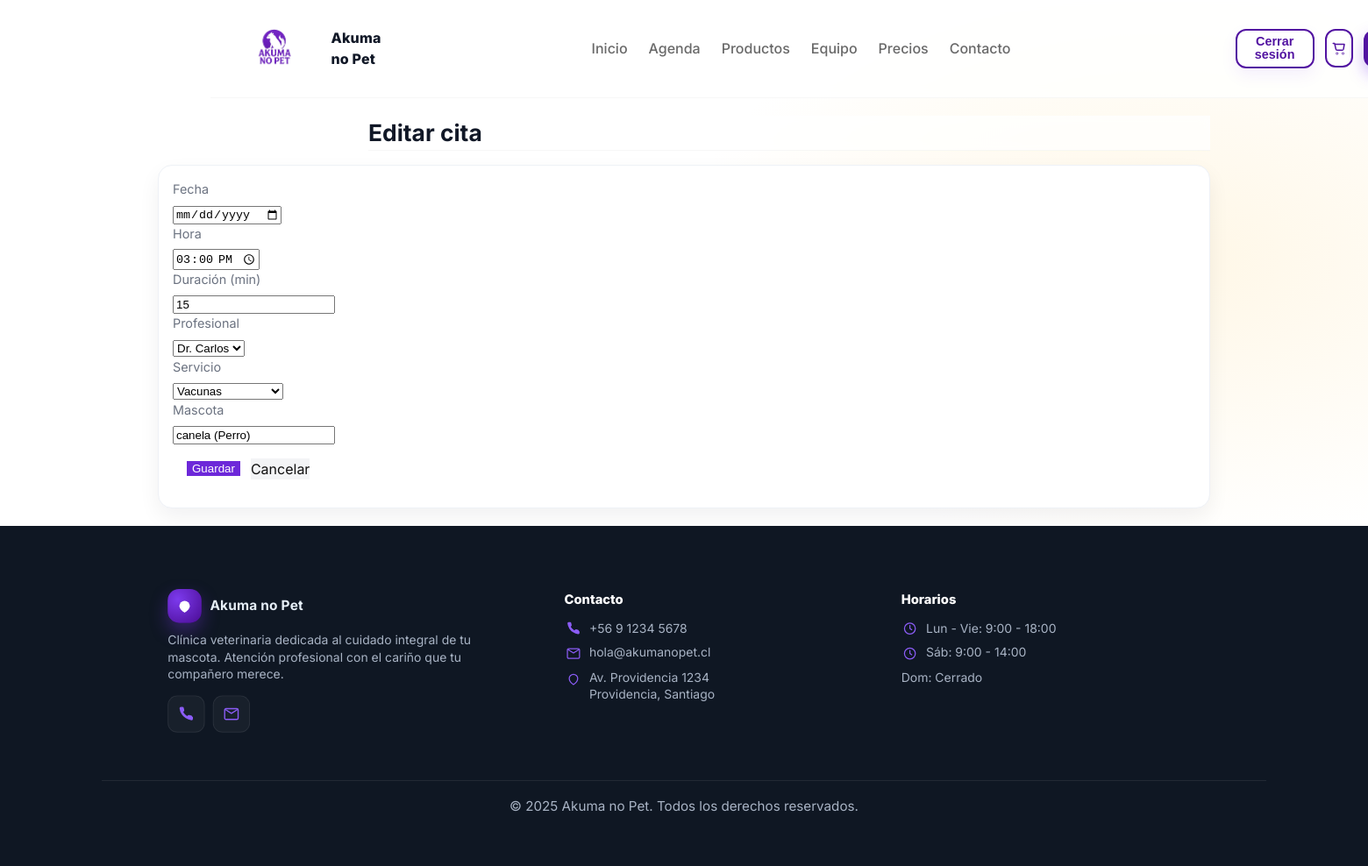
/agenda/40/editar/ (signed in), run on the app's committed database.
### agenda/models.py (models this page shows, shortened)
class Cita(models.Model):
    fecha = models.DateField()
    hora = models.TimeField()
    duracion_min = models.PositiveIntegerField(default=30)
    nombre_cliente = models.CharField(max_length=120, blank=True, default="")
    email_contacto = models.EmailField(blank=True, default="")
    whatsapp_contacto = models.CharField(max_length=30, blank=True, default="")
    recuerda_mail = models.BooleanField(default=True)
    recuerda_wa = models.BooleanField(default=False)
    recordatorio_mail_enviado = models.DateTimeField(null=True, blank=True)
    recordatorio_wa_enviado = models.DateTimeField(null=True, blank=True)
    profesional = models.ForeignKey(
        Profesional, on_delete=models.CASCADE, related_name="citas"
    )
    servicio = models.ForeignKey(
        Servicio, on_delete=models.PROTECT, related_name="citas"
    )
    mascota = models.CharField(max_length=120)  # ej: "Luna (Perro)"
    cliente = models.ForeignKey(
        settings.AUTH_USER_MODEL, null=True, blank=True, on_delete=models.SET_NULL
    )
    creado = models.DateTimeField(auto_now_add=True)
    class Meta:
        ordering = ["fecha", "hora"]
        indexes = [models.Index(fields=["fecha", "profesional"])]
        constraints = [
            models.UniqueConstraint(
                fields=["fecha", "hora", "profesional"],
                name="uniq_cita_por_profesional_fecha_hora",
            )
        ]
        verbose_name = "Cita"
        verbose_name_plural = "Citas"

### agenda/views.py (the view)
# urls.py: path("<int:pk>/editar/", views.editar, name="editar"),     # solo staff
@solo_staff
def editar(request, pk: int):
    cita = get_object_or_404(Cita, pk=pk)
    if request.method == "POST":
        form = CitaForm(request.POST, instance=cita)
        if form.is_valid():
            c = form.save()
            return redirect(f"{reverse('agenda:lista')}?mode=day&day={c.fecha.isoformat()}")
    else:
        form = CitaForm(instance=cita)
    return render(
        request,
        "agenda/cita_form.html",
        {"form": form, "titulo": "Editar cita", "today": timezone.localdate().isoformat()},
    )

### agenda/views.py
class CitaForm(forms.ModelForm):
    class Meta:
        model = Cita
        fields = [
            "fecha",
            "hora",
            "duracion_min",
            "profesional",
            "servicio",
            "mascota",
            "nombre_cliente",
            "email_contacto",
            "whatsapp_contacto",
            "recuerda_mail",
            "recuerda_wa",
        ]
        widgets = {
            "fecha": forms.DateInput(attrs={"type": "date"}),
            "hora": forms.TimeInput(attrs={"type": "time"}),
        }

### agenda/models.py (called while the page is built)
    def __str__(self):
        return self.nombre

    def __str__(self):
        return self.nombre

### agenda/views.py (called while the page is built)
def es_staff_clinica(u):
    return u.is_authenticated and (
        u.is_staff
        or u.groups.filter(name__in=["Veterinarios", "Recepcion"]).exists()
    )

### carrito/context_processors.py (called while the page is built, shortened)
def cart_context(request):
    cart = request.session.get("cart", {}) or {}
    count = 0
    total = 0
    return {
        "cart_count": count,
        "cart_total": total,
    }

### Fase 2/Evidencias Proyecto/AKUMANOPET/agenda/templates/agenda/cita_form.html (shortened to what this page needs)
{% extends "main/base.html" %}
{% load static %}
{% block contenido %}
<link rel="stylesheet" href="{% static 'agenda/css/styles.css' %}">
<main class="page">
  <header class="page-head">
    <h1>{{ titulo|default:"Cita" }}</h1>
  </header>
  <section class="card form-wrap">
    <form method="post" novalidate class="form-grid">
      <div class="field">
        <label for="{{ form.fecha.id_for_label }}">Fecha</label>
        {{ form.fecha }}
      </div>
      <div class="field">
        <label for="{{ form.hora.id_for_label }}">Hora</label>
        {{ form.hora }}
      </div>
      <div class="field">
        <label for="{{ form.duracion_min.id_for_label }}">Duración (min)</label>
        {{ form.duracion_min }}
      </div>
      <div class="field">
        <label for="{{ form.profesional.id_for_label }}">Profesional</label>
        {{ form.profesional }}
      </div>
      <div class="field">
        <label for="{{ form.servicio.id_for_label }}">Servicio</label>
        {{ form.servicio }}
      </div>
      <div class="field col-2">
        <label for="{{ form.mascota.id_for_label }}">Mascota</label>
        {{ form.mascota }}
      </div>
      <div class="actions col-2">
        <button type="submit" class="btn-primary">Guardar</button>
        <a class="btn-ghost"
           href="{% url 'agenda:lista' %}?mode=day&day={{ form.initial.fecha|default:form.instance.fecha|default:today|date:'Y-m-d' }}">
          Cancelar
        </a>
      </div>
    </form>
  </section>
</main>
{% endblock %}

### static/css/styles.css (style rules this page uses)
a { color: inherit; text-decoration: none; }
header { position: sticky; top: 0; z-index: 50; background: rgba(255,255,255,.8); backdrop-filter: saturate(180%) blur(6px); border-bottom: 1px solid rgba(0,0,0,.03); }
.actions { display: flex; align-items: center; gap: .75rem; padding: 1rem; }
.btn-primary { background: #6d28d9; color: #fff; border: 0; }
.btn-ghost { background: #f3f4f6; color: #111; border: 0; }

### Fase 1/Evidencias Proyecto/Proyecto _16_09/agenda/css/styles.css (style rules this page uses)
html, body { height: 100% }
body { margin: 0; font-family: "Inter", system-ui, Segoe UI, Roboto, Helvetica, Arial, sans-serif; color: #111827; background: #ffffff; line-height: 1.5; -webkit-font-smoothing: antialiased; text-rendering: optimizeLegibility; background-image: radial-gradient(1000px 600px at 85% 30%, #fff7e6 0%, #ffffff 55%), linear-gradient(180deg, #ffffff 0%, #f9fafb 100%); overflow-x: hidden; }
a { color: inherit; text-decoration: none }
header { position: sticky; top: 0; z-index: 50; backdrop-filter: saturate(180%) blur(6px); margin-left: 15rem; }
.actions { display: flex; align-items: center; gap: .75rem }
.page { max-width: 1200px; margin-inline: auto; padding: 1.25rem }
.page-head { display: grid; grid-template-columns: 1fr auto auto; align-items: center; gap: 1rem; margin-bottom: 1rem }
.page-head h1 { margin: 0; font-size: 1.65rem }
.card { background: #fff; border: 1px solid #eef1f6; border-radius: 16px; box-shadow: 0 10px 24px rgba(17, 24, 39, .06); padding: 1rem }
.field label { display: block; font-size: .9rem; color: #6b7280; margin: 0 0 .25rem }

### data on the page
Cita: hora "15:00:00", duracion_min "15", profesional "Dr. Carlos", servicio "Vacunas", mascota "canela (Perro)"

### other printed values
{{ titulo|default:"Cita" }} "Editar cita"
